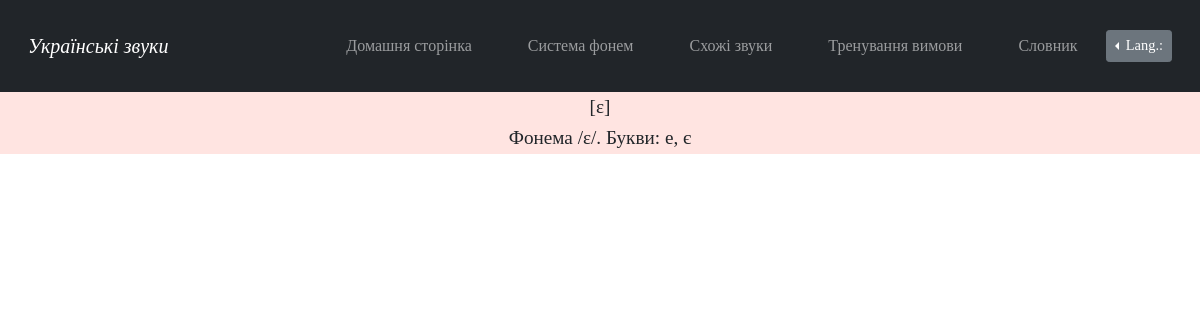
The app's page /sound_ɛ, older data.
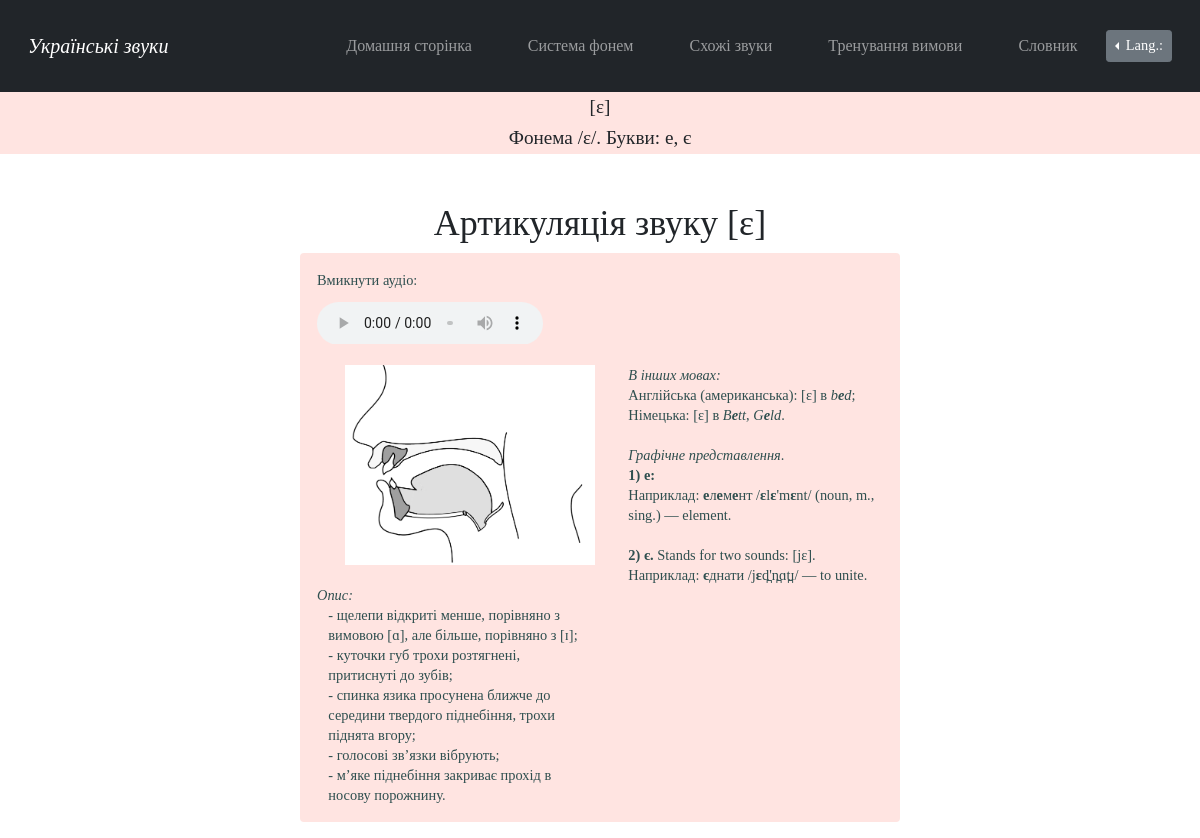
The same page, newer data.
### main/models.py (models this page shows)
class InformationAboutVowels(models.Model):
    id = models.AutoField('id', primary_key=True)
    sound = models.CharField('звук', max_length=5)
    row = models.TextField('ряд', default='')
    description = models.TextField('опис вимови')
    eng_description = models.TextField('англ. опис вимови', default='')
    image = models.ImageField('ілюстрація вимови', upload_to="media")
    audio = models.FileField(upload_to='documents/', default='')
    male_audio = models.FileField(upload_to='documents/', default='')

### main/views.py (called while the page is built)
def sound_e(request):
    information = InformationAboutVowels.objects.filter(sound__contains='ɛ')
    return render(request, 'main/sound_e.html', {'information': information})

### main/templates/main/sound_e.html (shortened to what this page needs)
{% extends 'main/pattern_for_vowels.html' %}
{% load i18n %}
{% load static %}
{% block lang_switch %}
<div class="dropleft">
      <button class="btn btn-secondary btn-sm dropdown-toggle" type="button" id="dropdownMenuButton"
              data-toggle="dropdown" aria-haspopup="true" aria-expanded="false">
        {% translate "Lang.:" %}
      </button>
            {% get_current_language as LANGUAGE_CODE %}
            {% get_available_languages as LANGUAGES %}
            {% get_language_info_list for LANGUAGES as languages %}
    </div>
{% endblock %}
{% block sound %}[ɛ]{% endblock %}
{% block phoneme %}/ɛ/{% endblock %}
{% block letter %}е, є{% endblock %}
{% block examples %}<i>{% translate "In other languages:" %}</i>
{% translate "English (American):" %} [ɛ] {% translate "in" %} <i>b<b>e</b>d</i>;
{% translate "German:" %} [ɛ] {% translate "in" %} <i>B<b>e</b>tt</i>, <i>G<b>e</b>ld</i>.
<i>{% translate "Pertinent letter/s" %}</i>.
<b>1) e: </b>
{% translate "For example" %}: <b>е</b>л<b>е</b>м<b>е</b>нт /<b>ɛ</b>l<b>ɛ</b>'m<b>ɛ</b>nt/ (noun, m., sing.) — element.<br>
<b>2) є. </b>{% translate "Stands for two sounds" %}: [jɛ].
{% translate "For example" %}: <b>є</b>днати /j<b>ɛ</b>d̪'n̪ɑt̪ɪ/ — to unite.
{% endblock %}

### main/templates/main/pattern_for_vowels.html (shortened to what this page needs)
{% extends 'main/pattern.html' %}
{% load i18n %}
{% load static %}
{% block stylesheet %}<link rel="stylesheet" href="{% static 'main/css/pattern_separate_sounds.css' %}">{% endblock %}
{% block content %}
<main>
    <div class="header">
        <h2>{% block sound %}{% endblock %}</h2>
        <h3>{% translate "Phoneme" %} {% block phoneme %}{% endblock %}.
            {% translate "Letters:" %} {% block letter %}{% endblock %}</h3>
    </div>
    <div class="main_content">
        {% for el in information%}
        {% get_current_language as LANGUAGE_CODE %}
        <h3>{% translate "Articulation of the sound" %} {{el.sound}}</h3>
            <div class="alert alert-custom  fade in alert-dismissable show mt-2">
                <figure><figcaption>{% translate "Play the audio:" %}</figcaption>
                    <audio controls src={{el.audio.url}}>
                    </audio>
                </figure>
                <img src={{el.image.url}} alt="Звук">
                <p class="examples" id="examples">{% block examples %}{% endblock %}<br></p>
                <p><i>{% translate "Description:" %}</i></p>
                {% if LANGUAGE_CODE == "uk" %}
                    <p class = "description" id="description">{{el.description}}</p>
                {%else%}
                    <p class = "description" id="description2">{{el.eng_description}}</p>
                {%endif%}
            </div>
        {%endfor%}
    </div>
</main>
{% endblock %}

Row changes from the older to the newer data that the page shows:
added InformationAboutVowels: sound "[ɛ]", image (picture), description "- щелепи відкриті менше, порівняно з вимовою [ɑ], але більше, порівняно з [ɪ]; - куточки губ трохи розтягнені, притиснуті до зубів; - спинка язика просунена ближче до середини твердого піднебіння, трохи піднята вгору; - голосові зв’язки вібрують; - м’яке піднебіння закриває прохід в носову порожнину."
